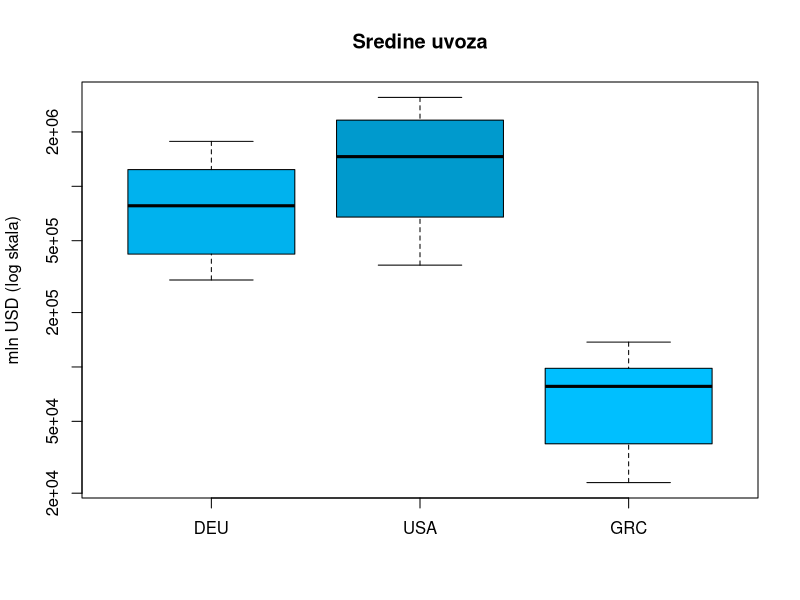
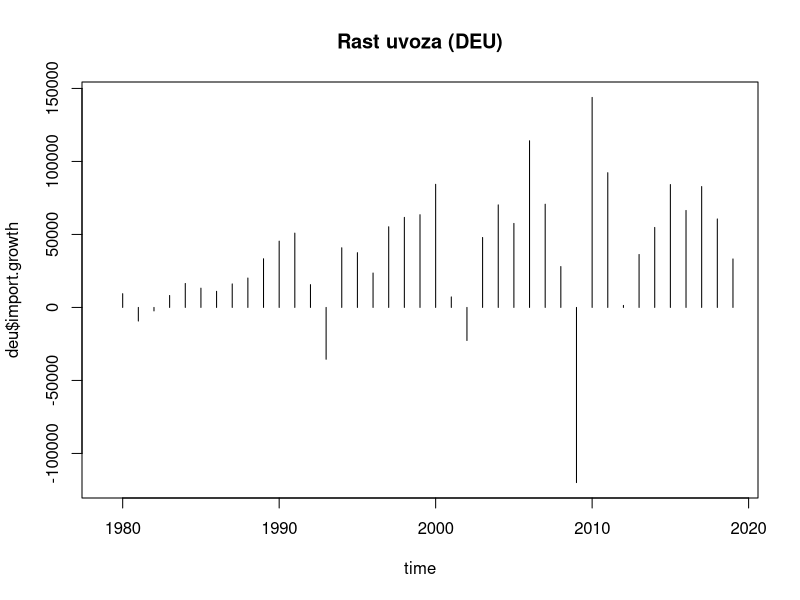
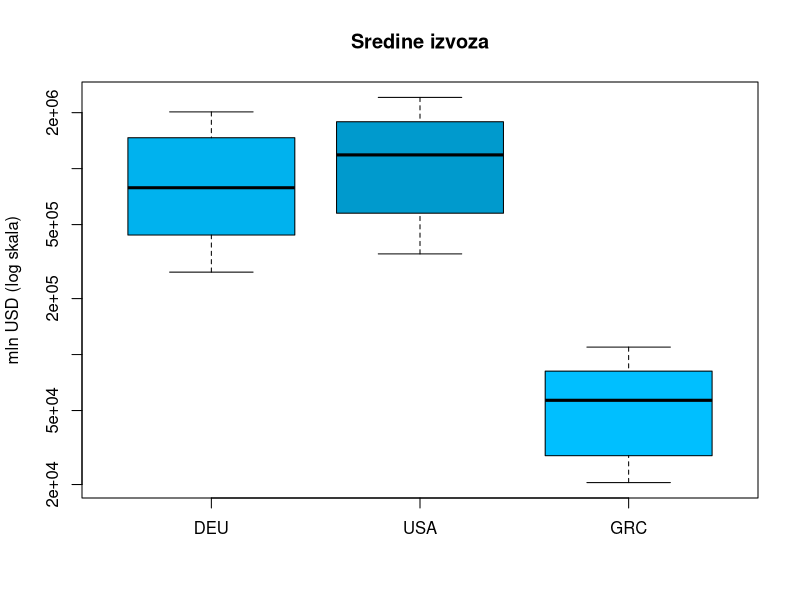
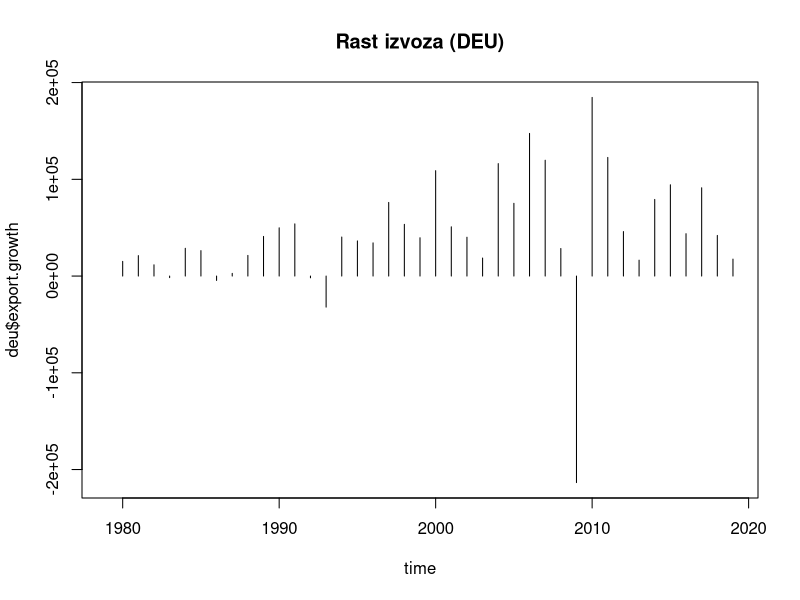

Write the R code that produced these figures, in order.
## ---- chunk 1
library(knitr)
knitr::opts_chunk$set(echo = TRUE)

library(tidyverse)
## ---- chunk 2
export.data = read.csv("Export_data.csv", fileEncoding="UTF-8-BOM")
# head(export.data)

import.data = read.csv("Import_data.csv", fileEncoding="UTF-8-BOM")
# head(import.data)

gdp.data = read.csv("GDP_data.csv", fileEncoding="UTF-8-BOM")
# head(gdp.data)

gdp.pc.data = read.csv("GDPpercapita_data.csv", fileEncoding="UTF-8-BOM")
# head(gdp.pc.data)
## ---- chunk 3
export.loc.cnt = export.data %>% group_by(LOCATION) %>%
    summarise(exp_n = n(), exp_est = sum(Flag.Codes == 'E')) %>%
    arrange(desc(exp_n), exp_est)
import.loc.cnt = import.data %>% group_by(LOCATION) %>%
    summarise(imp_n = n(), imp_est = sum(Flag.Codes == 'E')) %>%
    arrange(desc(imp_n), imp_est)
gdp.loc.cnt = gdp.data %>% group_by(LOCATION) %>%
    summarise(gdp_n = n(), gdp_est = sum(Flag.Codes == 'E')) %>%
    arrange(desc(gdp_n), gdp_est)
gdp.pc.loc.cnt = gdp.pc.data %>% group_by(LOCATION) %>%
    summarise(gdp_pc_n = n(), gdp_pc_est = sum(Flag.Codes == 'E')) %>%
    arrange(desc(gdp_pc_n), gdp_pc_est)
loc.cnt = merge(merge(export.loc.cnt, import.loc.cnt), merge(gdp.loc.cnt, gdp.pc.loc.cnt))
knitr::kable(
  head(arrange(loc.cnt,
               desc(loc.cnt[,2]), desc(loc.cnt[,4]), desc(loc.cnt[,6]), desc(loc.cnt[,8]),
               loc.cnt[,3], loc.cnt[,5], loc.cnt[,7], loc.cnt[,9]), 20),
  caption = "Broj podataka za pojedinu državu"
)
## ---- chunk 4
usa = data.frame(export.mln_usd = export.data$Value[export.data$LOCATION == "USA"],
                 import.mln_usd = import.data$Value[import.data$LOCATION == "USA"],
                 gdp.mln_usd = gdp.data$Value[gdp.data$LOCATION == "USA"],
                 gdp.pc.usd_cap = gdp.pc.data$Value[gdp.pc.data$LOCATION == "USA"])
usa$net.trade = usa$export.mln_usd - usa$import.mln_usd
deu = data.frame(export.mln_usd = export.data$Value[export.data$LOCATION == "DEU"],
                 import.mln_usd = import.data$Value[import.data$LOCATION == "DEU"],
                 gdp.mln_usd = gdp.data$Value[gdp.data$LOCATION == "DEU"],
                 gdp.pc.usd_cap = gdp.pc.data$Value[gdp.pc.data$LOCATION == "DEU"])
deu$net.trade = deu$export.mln_usd - deu$import.mln_usd
grc = data.frame(export.mln_usd = export.data$Value[export.data$LOCATION == "GRC"],
                 import.mln_usd = import.data$Value[import.data$LOCATION == "GRC"],
                 gdp.mln_usd = gdp.data$Value[gdp.data$LOCATION == "GRC"],
                 gdp.pc.usd_cap = gdp.pc.data$Value[gdp.pc.data$LOCATION == "GRC"])
grc$net.trade = grc$export.mln_usd - grc$import.mln_usd
## ---- chunk 5
boxplot(deu$import.mln_usd,
        usa$import.mln_usd,
        grc$import.mln_usd,
        names = c("DEU", "USA", "GRC"), main = "Sredine uvoza",
        col = c("deepskyblue2", "deepskyblue3", "deepskyblue"),
        ylab = "mln USD (log skala)",
        log = "y")
## ---- chunk 6
t.test(log(usa$import.mln_usd), log(deu$import.mln_usd),
       alternative = "g", var.equal = FALSE)
t.test(log(deu$import.mln_usd), log(grc$import.mln_usd),
       alternative = "g", var.equal = FALSE)
## ---- chunk 7
usa = usa %>% mutate(import.mln_usd, import.growth = import.mln_usd - lag(import.mln_usd))
deu = deu %>% mutate(import.mln_usd, import.growth = import.mln_usd - lag(import.mln_usd))
grc = grc %>% mutate(import.mln_usd, import.growth = import.mln_usd - lag(import.mln_usd))
## ---- chunk 8
time = 1979:2019
plot(time, deu$import.growth, type = "h", main = "Rast uvoza (DEU)")
## ---- chunk 9
boxplot(deu$export.mln_usd,
        usa$export.mln_usd,
        grc$export.mln_usd,
        names = c("DEU", "USA", "GRC"), main = "Sredine izvoza",
        col = c("deepskyblue2", "deepskyblue3", "deepskyblue"),
        ylab = "mln USD (log skala)",
        log = "y")
## ---- chunk 10
usa = usa %>% mutate(export.mln_usd, export.growth = export.mln_usd - lag(export.mln_usd))
deu = deu %>% mutate(export.mln_usd, export.growth = export.mln_usd - lag(export.mln_usd))
grc = grc %>% mutate(export.mln_usd, export.growth = export.mln_usd - lag(export.mln_usd))
## ---- chunk 11
time = 1979:2019
plot(time, deu$export.growth, type = "h", main = "Rast izvoza (DEU)")
